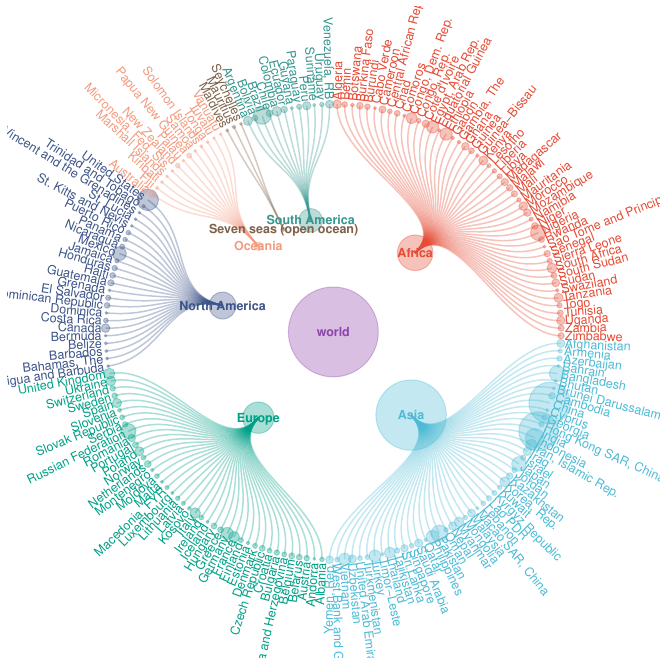

This chart was generated by the following R code:
# 简洁 tidyverse 风格：ccgraph + ggraph 富集花瓣图

library(tidyverse)
library(ggraph)
library(tidygraph)
library(ccgraph)
library(treemap)

# 数据准备：提取节点与边 -------------------------------------------------------
data("GNI2014", package = "treemap")

ROOT <- "world"             #? 根节点名称
LEAF_LEVEL2 <- "country"    #? 叶子节点层级名称
LEAF_LEVEL1 <- "continent"  #? 叶子节点层级名称
SIZE <- "population"        #? 叶子节点大小变量名称

GNI2014 <- as_tibble(GNI2014)

country_index <- c(LEAF_LEVEL1, LEAF_LEVEL2)

nodes_country <- GNI2014 |>
  gather_graph_node(index = country_index, value = SIZE, root = ROOT) |>
  mutate(
    node.branch = if_else(is.na(node.branch), ROOT, node.branch),
    node.size   = replace_na(node.size, 0)
  )

edges_country <- GNI2014 |>
  gather_graph_edge(index = country_index, root = ROOT)

graph_country <- tbl_graph(nodes_country, edges_country)

# 配色：按分支构建调色板 -------------------------------------------------------

branches <- graph_country |>
  activate(nodes) |>
  as_tibble() |>
  pull(node.branch) |>
  unique() |>
  sort()

palette_cols <- c(
  "#E64B35FF", "#4DBBD5FF", "#00A087FF",
  "#3C5488FF", "#F39B7FFF", "#7E6148FF", "#35978f", "#8E44AD"
)[seq_along(branches)]

names(palette_cols) <- branches

# 绘图 --------------------------------------------------------------------------
p <- graph_country |>
  ggraph(layout = "dendrogram", circular = TRUE) +
  geom_edge_diagonal(
    aes(edge_colour = node1.node.branch, filter = node1.node.level != ROOT),
    edge_alpha = 1 / 3
  ) +
  geom_node_point(aes(size = node.size, colour = node.branch), alpha = 1 / 3) +
  geom_node_text(
    aes(
      x = 1.0175 * x,
      y = 1.0175 * y,
      label = node.short_name,
      angle = -((-node_angle(x, y) + 90) %% 180) + 90,
      filter = leaf,
      colour = node.branch
    ),
    size = 3,
    hjust = "outward"
  ) +
  geom_node_text(
    aes(label = node.short_name, filter = !leaf, colour = node.branch),
    fontface = "bold",
    size = 3,
    family = "sans"
  ) +
  scale_size(range = c(0.5, 30)) +
  scale_color_manual(values = palette_cols) +
  scale_edge_colour_manual(values = palette_cols) +
  theme(
    panel.background = element_blank(),
    panel.grid.minor = element_blank(),
    panel.grid.major = element_blank(),
    legend.position = "none"
  ) +
  coord_fixed() +
  coord_cartesian(xlim = c(-1.3, 1.3), ylim = c(-1.3, 1.3))

ggsave(p, filename = "花瓣富集图.pdf")
